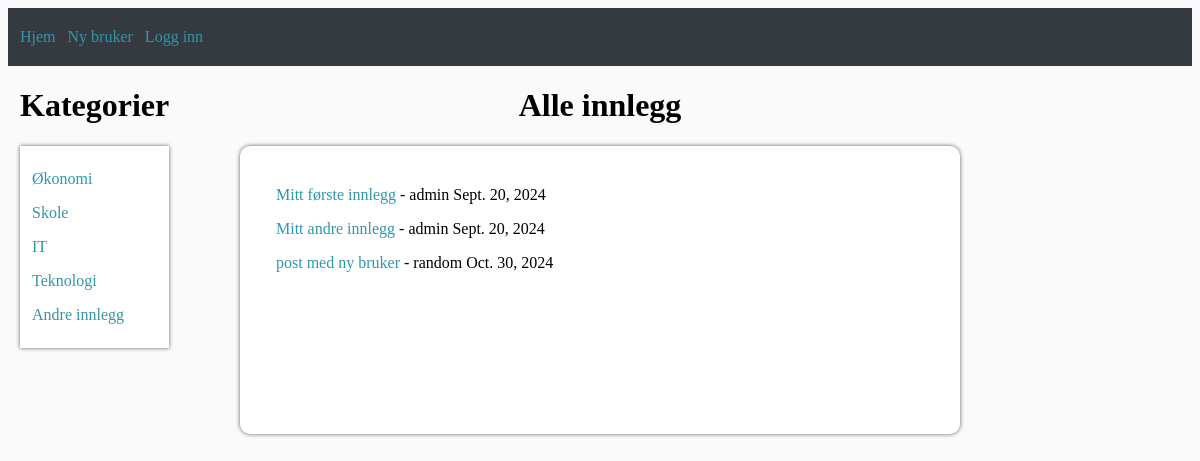
/alle_innlegg/, run on the app's committed database.
### blog/models.py (models this page shows, shortened)
class Post(models.Model):
    title = models.CharField(max_length=100)
    author = models.ForeignKey(User, on_delete=models.CASCADE)
    body = models.TextField()
    date = models.DateField(default=timezone.now)
    categories = models.ManyToManyField(Category, related_name='posts', default="Annet")

### blog/views.py (the view)
# urls.py: path('alle_innlegg/', other_posts, name="annet"),
def other_posts(request):
    posts = Post.objects.filter(categories__name='Annet')
    return render(request, 'annet.html', {'object_list': posts})

### blog/templates/annet.html (shortened to what this page needs)
<!DOCTYPE html>
<html lang="en">
<head>
</head>
<body>
    {% extends 'basetemplate.html' %}
    {% block defaultnavbar %}
        <div class="content-container">
            <div class="categories-container">
                <h1>Kategorier</h1>
                <div class="categories-list">
                    <div class="categories-text">
                        <p><a href="{% url 'økonomi' %}">Økonomi<a></p>
                        <p><a href="{% url 'skole' %}">Skole</a></p>
                        <p><a href="{% url 'it' %}">IT</a></p>
                        <p><a href="{% url 'teknologi' %}">Teknologi</a></p>
                        <p><a href="{% url 'annet' %}">Andre innlegg</a></p>
                    </div>
                </div>
            </div>
            <div class="post-list">
                <h1>Alle innlegg</h1>
                <div class="main-container indented-text">
                    {% for post in object_list %}
                        <p><a href="{% url 'blog_article_content' post.pk %}">{{ post.title }}</a> - {{ post.author }} {{ post.date }}<br/></p>
                    {% endfor %}
                </div>
            </div>
        </div>
    {% endblock %}

### blog/static/style.css (style rules this page uses)
h1 { text-align: center; }
.indented-text p { position: relative; margin-left: 3vw; }
.indented-text { padding-top: 3vh; padding-bottom: 3vh; }
.main-container { width: 60vw; background-color: white; box-shadow: 0 0 4px #606060; position: relative; min-height: 30vh; border-radius: 10px; }
.post-list { position: absolute; left: 50%; transform: translateX(-50%); }
a { color: #3395ac; text-decoration: none; }
body { background-color: rgb(250, 250, 250) }
.content-container { display: flex; flex-direction: row; max-width: 100vw; }
.categories-container { width: fit-content; position: relative; margin-left: 1vw; }
.categories-list { background-color: white; box-shadow: 0 0 4px #606060; }
.categories-text { position: relative; margin-left: 1vw; margin-right: 3vw; padding-top: 1vh; padding-bottom: 1vh; }

### data on the page
Post: title "Mitt første innlegg", author "admin", date "Sept. 20, 2024"
Post: title "Mitt andre innlegg", author "admin", date "Sept. 20, 2024"
Post: title "post med ny bruker", author "random", date "Oct. 30, 2024"
